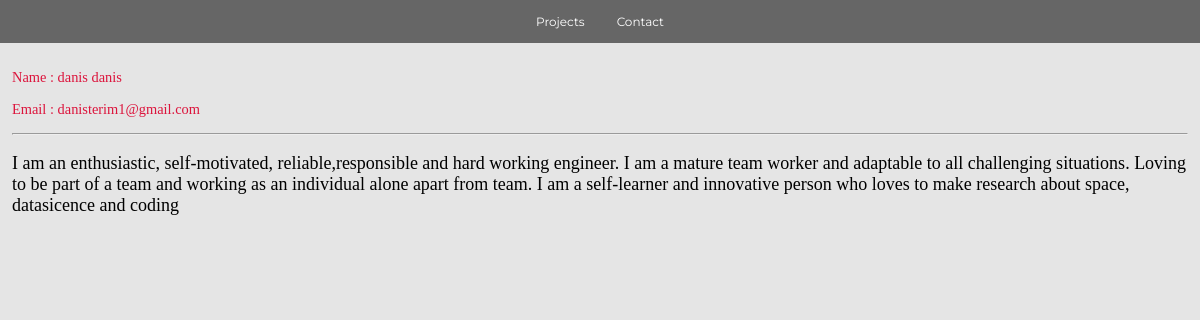
The app's page /message/bb173918-af8f-4b3d-abe1-74275e655f32 with its own data.
### base/models.py (models this page shows, shortened)
class Message(models.Model):
    name = models.CharField(max_length=200, null=True)
    email = models.CharField(max_length=200, null=True)
    subject = models.CharField(max_length=200, null=True)
    body = models.TextField()
    created = models.DateTimeField(auto_now_add=True)
    is_read = models.BooleanField(default=False)
    id = models.UUIDField(default=uuid.uuid4, unique=True,
                          primary_key=True, editable=False)

### base/views.py (the view)
# urls.py: path('message/<str:pk>', views.messagePage, name='message'),
def messagePage(request, pk):
    message = Message.objects.get(id=pk)
    message.is_read = True
    message.save()
    context = {'message': message}
    return render(request, 'base/message.html', context)

### base/templates/base/message.html
{% extends 'base/main.html' %}
{% load static %}
{% block content %}
<section class="whole-message">
    <div class="message-email">
        <p>Name : {{message.name}}</p>
        <p>Email : {{message.email}}</p>
        <br><hr>
        <p class="text1">{{message.body}}</p>
    </div>
</section>
{% endblock content %}

### static/styles/main.css (style rules this page uses)
* { padding: 0; margin: 0; box-sizing: border-box; }
html { font-size: 12px; font-family: "Montserrat", sans-serif; scroll-behavior: smooth; margin-bottom: 2.01em; }
body { background-color: #e5e5e5; }
.message-email { margin: 1em; }
.message-email p { padding-top: 1em; font-size: 1.2em; font-family: bold; color: crimson; }
.message-email .text1 { font-family: bold; font-size: 1.5em; color: black; }

### records on screen
Message: name "danis danis", email "danisterim1@gmail.com", body "I am an enthusiastic, self-motivated, reliable,responsible and hard working engineer. I am a mature team worker and adaptable to all challenging situations. Loving to be part of a team and working as an individual alone apart from team. I am a self-learner and innovative person who loves to make research about space, datasicence and coding"
